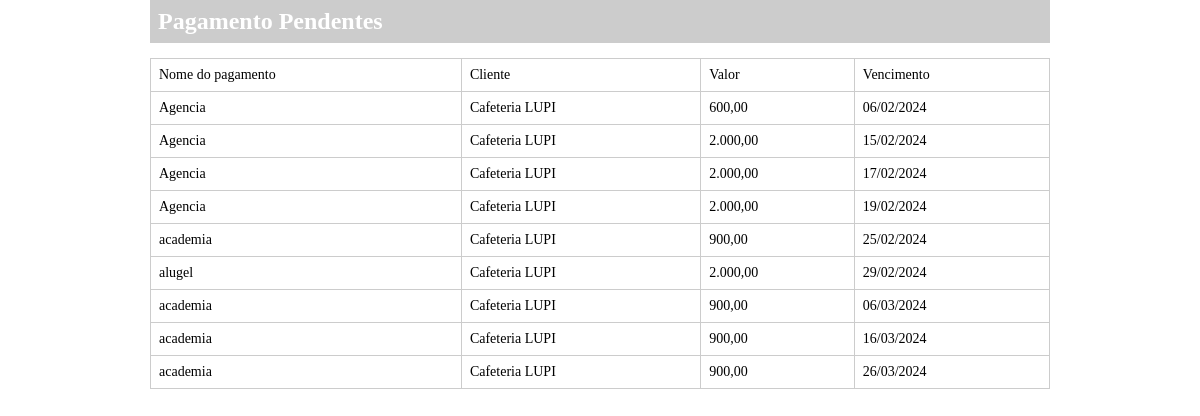
/painel/template-financeiro.php, run on the app's committed database.
### class/Msql.php (called while the page is built)
<?php
    class Msql{
        private static $pdo;
        public static function conectar(){
            if(self::$pdo == null){
            try{
				self::$pdo = new PDO('mysql:host='.HOST.';dbname='.DATABASE,USER,PASSWORD,array(PDO::MYSQL_ATTR_INIT_COMMAND => "SET NAMES utf8"));
				self::$pdo->setAttribute(PDO::ATTR_ERRMODE,PDO::ERRMODE_EXCEPTION);
				}catch(Exception $e){
					echo '<h2>Erro ao conectar</h2>';
			    }
            }
            return self::$pdo;
        }
    }
?>

### painel/template-financeiro.php (the view, shortened to what this page needs)
<div class="box">
     <?php
        $nome = (isset($_GET['pagamento']) && $_GET['pagamento'] == 'concluidos') ? 'Concluidos' : 'Pendentes';
     ?>
<h2><i class="fa fa-pencil"></i> Pagamento <?php echo $nome; ?></h2>
	<div class="wraper-table">
		<table>
			<tr>
			<td style="font-weihth: bold;">Nome do pagamento</td>
            <td style="font-weihth: bold;">Cliente</td>
            <td style="font-weihth: bold;">Valor</td>
            <td style="font-weihth: bold;">Vencimento</td>
        </tr>
		<?php
            if($nome == 'Pendentes'){
                $nome = 0;
            }else{
                $nome = 1;
            }
			$sql = MSql::conectar()->prepare("SELECT * FROM `tb_admin.financeiro` WHERE status = $nome ORDER BY vencimento ASC");
			$sql->execute();
			$pendentes = $sql->fetchAll();
			foreach ($pendentes as $key => $value) {
				$clienteNome = MSql::conectar()->prepare("SELECT `nome` FROM `tb_admin.clientes` WHERE id = $value[cliente_id]");
				$clienteNome->execute();
				$clienteNome = $clienteNome->fetch()['nome'];
				$style="";
		?>
		 <tr <?php echo $style; ?>>
            <td><?php echo $value['nome'];?></td>
            <td><?php echo $clienteNome;?></td>
            <td><?php echo $value['valor'];?></td>
            <td><?php echo date('d/m/Y',strtotime($value['vencimento']));?></td>
        </tr>
		<?php } ?>
    </table>
    </div>

### painel/template-financeiro.php (style rules this page uses)
* { margin: 0; padding: 0; box-sizing: border-box; }
h2 { background: #ccc; color: white; padding: 8px; }
.box { width: 900px; margin: 0 auto; }
table { width: 900px; margin-top:15px; border-collapse:collapse; }
table td { font-size: 14px; padding: 8px; border: 1px solid #ccc; }

### data on the page
tb_admin.financeiro: nome "Agencia", tb_admin.clientes.nome "Cafeteria LUPI", valor "600,00", vencimento "06/02/2024"
tb_admin.financeiro: nome "Agencia", tb_admin.clientes.nome "Cafeteria LUPI", valor "2.000,00", vencimento "15/02/2024"
tb_admin.financeiro: nome "Agencia", tb_admin.clientes.nome "Cafeteria LUPI", valor "2.000,00", vencimento "17/02/2024"
tb_admin.financeiro: nome "Agencia", tb_admin.clientes.nome "Cafeteria LUPI", valor "2.000,00", vencimento "19/02/2024"
tb_admin.financeiro: nome "academia", tb_admin.clientes.nome "Cafeteria LUPI", valor "900,00", vencimento "25/02/2024"
tb_admin.financeiro: nome "alugel", tb_admin.clientes.nome "Cafeteria LUPI", valor "2.000,00", vencimento "29/02/2024"
tb_admin.financeiro: nome "academia", tb_admin.clientes.nome "Cafeteria LUPI", valor "900,00", vencimento "06/03/2024"
tb_admin.financeiro: nome "academia", tb_admin.clientes.nome "Cafeteria LUPI", valor "900,00", vencimento "16/03/2024"
tb_admin.financeiro: nome "academia", tb_admin.clientes.nome "Cafeteria LUPI", valor "900,00", vencimento "26/03/2024"

### other printed values
$nome "Pendentes"
